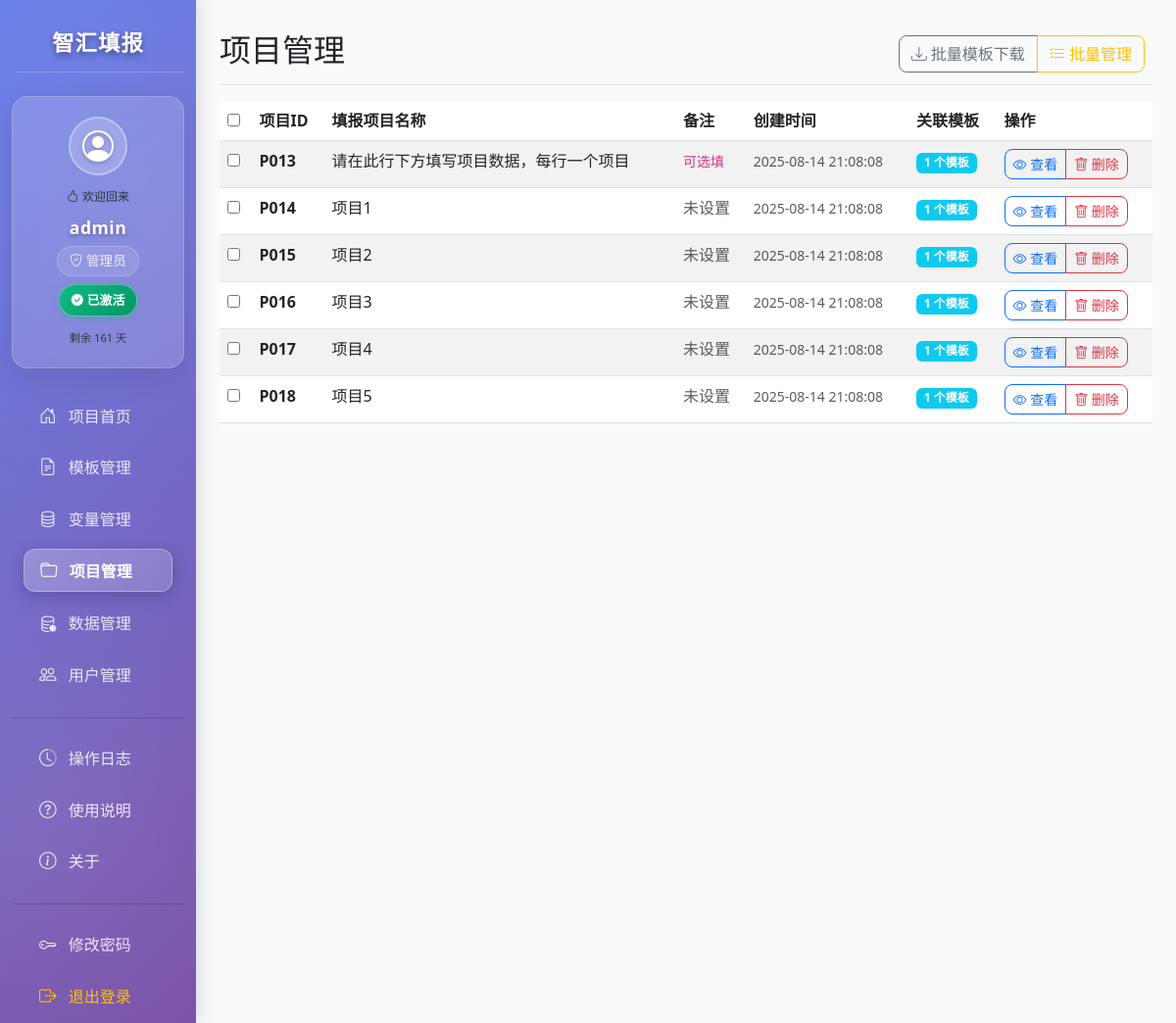
Screenshot of /projects (signed in) with the database file from the repository.
### tables this page shows
CREATE TABLE projects (
            id INTEGER PRIMARY KEY AUTOINCREMENT,
            name TEXT NOT NULL,
            contract_number TEXT,
            created_at TIMESTAMP DEFAULT CURRENT_TIMESTAMP,
            updated_at TIMESTAMP DEFAULT CURRENT_TIMESTAMP
        , created_by INTEGER);

### app.py (the view, shortened to what this page needs)
@app.route('/projects')
@login_required
@permission_required('view_projects')
def projects():
    conn = get_db_connection()
    cursor = conn.cursor()
    current_user_id = session.get('user_id')
    current_user_role = session.get('role')
    if current_user_role == 'admin':
        cursor.execute('''
            SELECT p.id, p.name, p.contract_number, p.created_at,
                   COUNT(DISTINCT tv.template_id) as template_count,
                   u.username as creator_name
            FROM projects p
            LEFT JOIN project_data pd ON p.id = pd.project_id
            LEFT JOIN template_variables tv ON pd.variable_name = tv.variable_name
            LEFT JOIN users u ON p.created_by = u.id
            GROUP BY p.id, p.name, p.contract_number, p.created_at, u.username
            ORDER BY p.created_at DESC
        ''')
    projects = cursor.fetchall()
    conn.close()
    return render_template('projects.html', projects=projects)

### app.py (called while the page is built)
def get_db_connection():
    db_path = os.path.join(app_path, 'system.db')
    return sqlite3.connect(db_path)

@app.context_processor
def inject_activation_status():
    if 'user_id' in session:
        activation_status = check_user_activation()
    else:
        activation_status = {'activated': False}
    return {'activation_status': activation_status}

### auth.py (called while the page is built)
def login_required(f):
    @wraps(f)
    def decorated_function(*args, **kwargs):
        if 'user_id' not in session:
            if request.is_json:
                return jsonify({'error': '请先登录'}), 401
            flash('请先登录', 'warning')
            return redirect(url_for('login'))
        return f(*args, **kwargs)
    return decorated_function

def permission_required(permission):
    def decorator(f):
        @wraps(f)
        def decorated_function(*args, **kwargs):
            if 'user_id' not in session:
                if request.is_json:
                    return jsonify({'error': '请先登录'}), 401
                flash('请先登录', 'warning')
                return redirect(url_for('login'))
            user_manager = UserManager()
            permissions = user_manager.get_user_permissions(session['user_id'])
            if permission not in permissions:
                if request.is_json:
                    return jsonify({'error': '权限不足'}), 403
                flash('权限不足', 'error')
                return redirect(url_for('index'))
            return f(*args, **kwargs)
        return decorated_function
    return decorator

    def get_user_permissions(self, user_id):
        try:
            conn = sqlite3.connect(self.db_path)
            cursor = conn.cursor()
            cursor.execute('SELECT role FROM users WHERE id = ?', (user_id,))
            user_role = cursor.fetchone()
            if not user_role:
                return []
            cursor.execute('''
                SELECT p.permission_name
                FROM permissions p
                JOIN role_permissions rp ON p.id = rp.permission_id
                WHERE rp.role = ?
            ''', (user_role[0],))
            permissions = [row[0] for row in cursor.fetchall()]
            conn.close()
            return permissions
        except Exception as e:
            print(f'获取权限错误: {e}')
            return []

### templates/projects.html (shortened to what this page needs)
{% extends "base.html" %}
{% block content %}
<div class="d-flex justify-content-between flex-wrap flex-md-nowrap align-items-center pt-3 pb-2 mb-3 border-bottom">
    <h1 class="h2">项目管理</h1>
    <div class="btn-toolbar mb-2 mb-md-0">
        <div class="btn-group me-2">
            <button type="button" class="btn btn-outline-secondary" onclick="exportProjects()">
                <i class="bi bi-download"></i> 批量模板下载
            </button>
            <button type="button" class="btn btn-outline-warning" onclick="batchManage()">
                <i class="bi bi-list-check"></i> 批量管理
            </button>
        </div>
    </div>
</div>
<div class="table-responsive">
    <table class="table table-striped table-hover">
        <thead>
            <tr>
                <th>
                    <input type="checkbox" id="selectAll" onchange="toggleSelectAll()">
                </th>
                <th>项目ID</th>
                <th>填报项目名称</th>
                <th>备注</th>
                <th>创建时间</th>
                <th>关联模板</th>
                <th>操作</th>
            </tr>
        </thead>
        <tbody>
            {% if projects %}
                {% for project in projects %}
                <tr>
                    <td>
                        <input type="checkbox" name="project_ids" value="{{ project[0] }}" onchange="updateSelectAll()">
                    </td>
                    <td><strong>P{{ "%03d"|format(project[0]) }}</strong></td>
                    <td>{{ project[1] }}</td>
                    <td>
                        {% if project[2] %}
                            <code>{{ project[2] }}</code>
                        {% else %}
                            <span class="text-muted">未设置</span>
                        {% endif %}
                    </td>
                    <td>
                        <small class="text-muted">{{ project[3] }}</small>
                    </td>
                    <td>
                        <span class="badge bg-info">{{ project[4] }} 个模板</span>
                    </td>
                    <td>
                        <div class="btn-group btn-group-sm" role="group">
                            <button class="btn btn-outline-primary" onclick="viewProject({{ project[0] }})">
                                <i class="bi bi-eye"></i> 查看
                            </button>
                            <button class="btn btn-outline-danger" onclick="deleteProject({{ project[0] }})">
                                <i class="bi bi-trash"></i> 删除
                            </button>
                        </div>
                    </td>
                </tr>
                {% endfor %}
            {% endif %}
        </tbody>
    </table>
</div>
{% endblock %}

### templates/base.html (style rules this page uses)
:root { --primary-color: #2563eb; --secondary-color: #64748b; --success-color: #059669; --warning-color: #d97706; --danger-color: #dc2626; --sidebar-bg: linear-gradient(135deg, #667eea 0%, #764ba2 100%); --card-shadow: 0 4px 6px -1px rgba(0, 0, 0, 0.1), 0 2px 4px -1px rgba(0, 0, 0, 0.06); }
body { font-family: 'Segoe UI', Tahoma, Geneva, Verdana, sans-serif; background-color: #f8fafc; }
.btn { border-radius: 8px; font-weight: 500; transition: all 0.3s ease; }

### rows the page displays
projects: id "013", name "请在此行下方填写项目数据，每行一个项目", contract_number "可选填", created_at "2025-08-14 21:08:08", created_by "1"
projects: id "014", name "项目1", shows "未设置", created_at "2025-08-14 21:08:08", created_by "1"
projects: id "015", name "项目2", shows "未设置", created_at "2025-08-14 21:08:08", created_by "1"
projects: id "016", name "项目3", shows "未设置", created_at "2025-08-14 21:08:08", created_by "1"
projects: id "017", name "项目4", shows "未设置", created_at "2025-08-14 21:08:08", created_by "1"
projects: id "018", name "项目5", shows "未设置", created_at "2025-08-14 21:08:08", created_by "1"

### other values shown
{{ session.username }} "admin"
{{ session.role_name or '普通用户' }} "管理员"
{{ activation_status.days_remaining }} "161"
